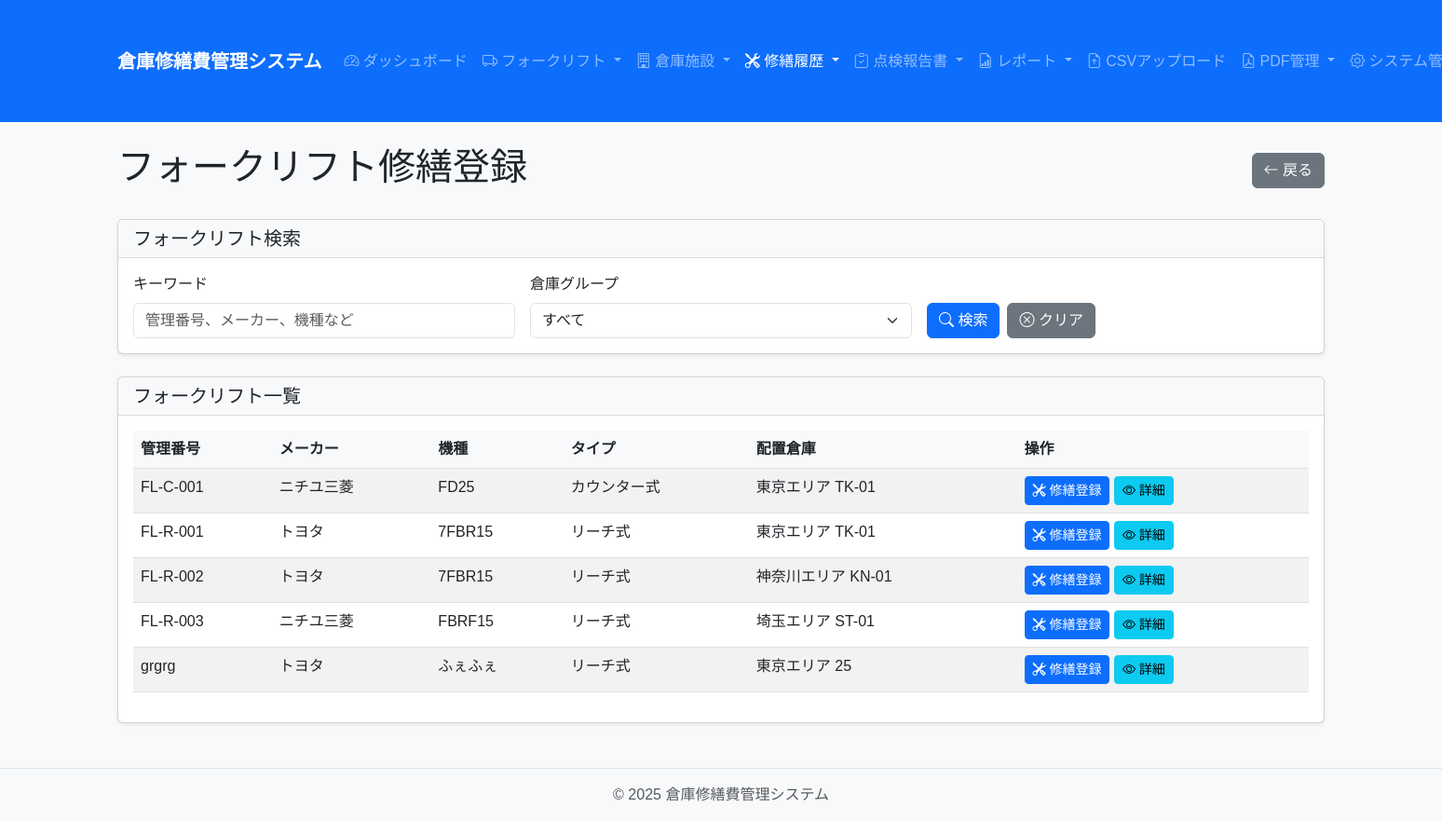
/repair/create/forklift, run on an earlier commit of the app's database.
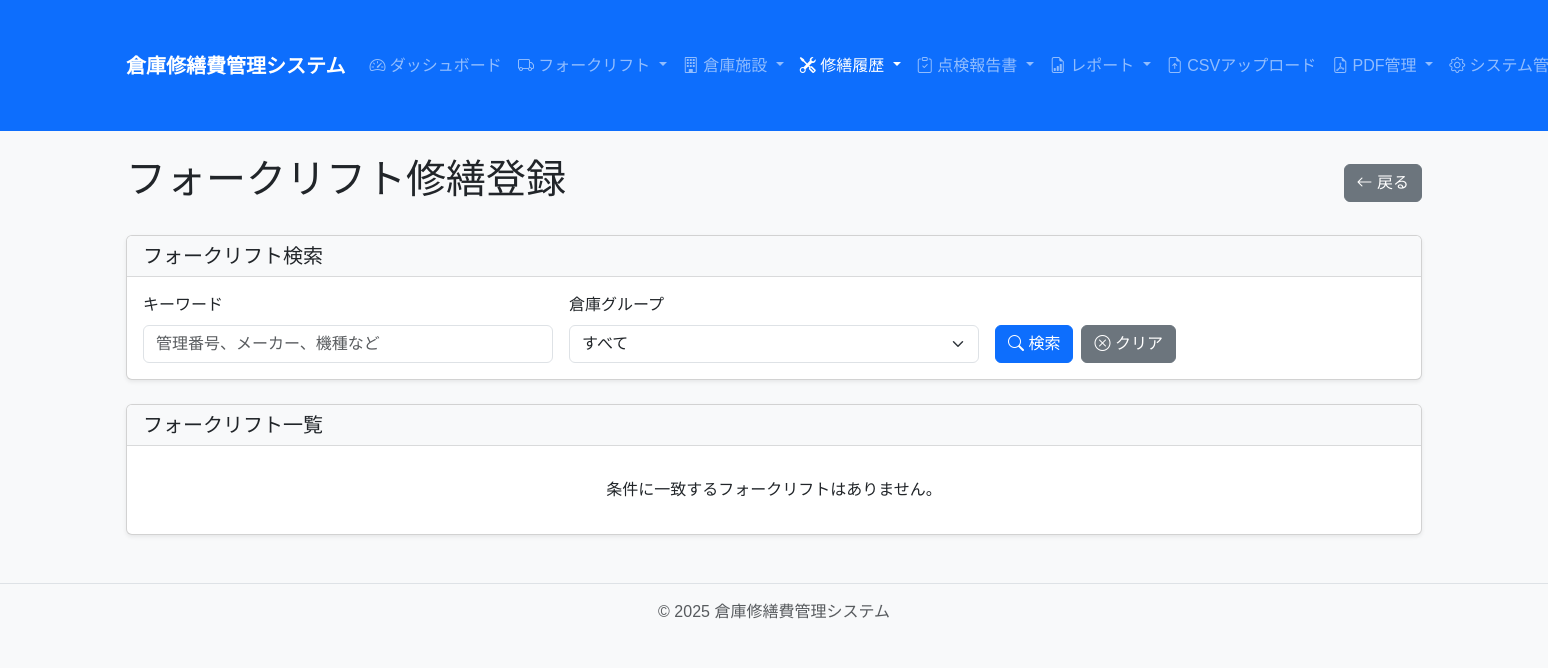
And on a later commit of the database.
### app/models/forklift.py (models this page shows, shortened)
class Forklift(Asset):
    __tablename__ = 'forklifts'
    management_number = db.Column(db.String(50), unique=True, nullable=False, index=True)
    manufacturer = db.Column(db.String(50), nullable=False)
    forklift_type = db.Column(db.String(20), nullable=False)  # reach, counter
    power_source = db.Column(db.String(20), nullable=False)  # battery, diesel, gasoline, lpg
    model = db.Column(db.String(50), nullable=False)
    serial_number = db.Column(db.String(50), nullable=False)
    load_capacity = db.Column(db.Integer, nullable=False)  # kg
    manufacture_date = db.Column(db.Date, nullable=False)
    lift_height = db.Column(db.Integer, nullable=False)  # mm
    warehouse_group = db.Column(db.String(50), nullable=False)
    warehouse_number = db.Column(db.String(50), nullable=False)
    floor = db.Column(db.String(10), nullable=False)
    operator = db.Column(db.String(50))
    updated_by = db.Column(db.String(100))
    repairs = db.relationship('ForkliftRepair', back_populates='forklift', cascade='all, delete-orphan')
    @property
    def type_name(self):
        return Config.FORKLIFT_TYPE_NAMES.get(self.forklift_type, self.forklift_type)

### app/routes/repair.py (the view)
@repair_bp.route('/create/forklift')
def create_forklift_repair_select():
    search_keyword = request.args.get('keyword', '')
    search_warehouse_group = request.args.get('warehouse_group', '')
    query = Forklift.query.filter_by(asset_status='active')
    if search_keyword:
        query = query.filter(
            (Forklift.management_number.ilike(f'%{search_keyword}%')) |
            (Forklift.manufacturer.ilike(f'%{search_keyword}%')) |
            (Forklift.model.ilike(f'%{search_keyword}%'))
        )
    if search_warehouse_group:
        query = query.filter(Forklift.warehouse_group == search_warehouse_group)
    forklifts = query.order_by(Forklift.management_number).all()
    warehouse_groups = WarehouseGroup.query.filter_by(is_active=True).all()
    return render_template('repair/create_forklift_select.html',
                          forklifts=forklifts,
                          warehouse_groups=warehouse_groups,
                          search_keyword=search_keyword,
                          search_warehouse_group=search_warehouse_group)

### app/templates/repair/create_forklift_select.html (shortened to what this page needs)
{% extends "base.html" %}
{% block content %}
<div class="d-flex justify-content-between align-items-center mb-4">
    <h1>フォークリフト修繕登録</h1>
    <a href="{{ url_for('repair.create_select') }}" class="btn btn-secondary">
        <i class="bi bi-arrow-left"></i> 戻る
    </a>
</div>
<div class="card mb-4">
    <div class="card-header">
        <h5 class="card-title mb-0">フォークリフト検索</h5>
    </div>
    <div class="card-body">
        <form method="get" action="{{ url_for('repair.create_forklift_repair_select') }}" class="row g-3">
            <div class="col-md-4">
                <label for="keyword" class="form-label">キーワード</label>
                <input type="text" class="form-control" id="keyword" name="keyword" value="{{ search_keyword }}" placeholder="管理番号、メーカー、機種など">
            </div>
            <div class="col-md-4">
                <label for="warehouse_group" class="form-label">倉庫グループ</label>
                <select class="form-select" id="warehouse_group" name="warehouse_group">
                    <option value="">すべて</option>
                </select>
            </div>
            <div class="col-md-4 d-flex align-items-end">
                <button type="submit" class="btn btn-primary">
                    <i class="bi bi-search"></i> 検索
                </button>
                <a href="{{ url_for('repair.create_forklift_repair_select') }}" class="btn btn-secondary ms-2">
                    <i class="bi bi-x-circle"></i> クリア
                </a>
            </div>
        </form>
    </div>
</div>
<div class="card">
    <div class="card-header">
        <h5 class="card-title mb-0">フォークリフト一覧</h5>
    </div>
    <div class="card-body">
        {% if forklifts %}
        <div class="table-responsive">
            <table class="table table-striped table-hover">
                <thead>
                    <tr>
                        <th>管理番号</th>
                        <th>メーカー</th>
                        <th>機種</th>
                        <th>タイプ</th>
                        <th>配置倉庫</th>
                        <th>操作</th>
                    </tr>
                </thead>
                <tbody>
                    {% for forklift in forklifts %}
                    <tr>
                        <td>{{ forklift.management_number }}</td>
                        <td>{{ forklift.manufacturer }}</td>
                        <td>{{ forklift.model }}</td>
                        <td>{{ forklift.type_name }}</td>
                        <td>{{ forklift.warehouse_group }} {{ forklift.warehouse_number }}</td>
                        <td>
                            <a href="{{ url_for('repair.create_forklift_repair', forklift_id=forklift.id) }}" class="btn btn-sm btn-primary">
                                <i class="bi bi-tools"></i> 修繕登録
                            </a>
                            <a href="{{ url_for('forklift.view', id=forklift.id) }}" class="btn btn-sm btn-info">
                                <i class="bi bi-eye"></i> 詳細
                            </a>
                        </td>
                    </tr>
                    {% endfor %}
                </tbody>
            </table>
        </div>
        {% else %}
        <p class="text-center my-3">条件に一致するフォークリフトはありません。</p>
        {% endif %}
    </div>
</div>
{% endblock %}

What changed in the data, as far as the page shows it:
removed Forklift: management_number "FL-C-001", manufacturer "ニチユ三菱", model "FD25", type_name "カウンター式", warehouse_group "東京エリア", warehouse_number "TK-01"
removed Forklift: management_number "FL-R-001", manufacturer "トヨタ", model "7FBR15", type_name "リーチ式", warehouse_group "東京エリア", warehouse_number "TK-01"
removed Forklift: management_number "FL-R-002", manufacturer "トヨタ", model "7FBR15", type_name "リーチ式", warehouse_group "神奈川エリア", warehouse_number "KN-01"
removed Forklift: management_number "FL-R-003", manufacturer "ニチユ三菱", model "FBRF15", type_name "リーチ式", warehouse_group "埼玉エリア", warehouse_number "ST-01"
removed Forklift: management_number "grgrg", manufacturer "トヨタ", model "ふぇふぇ", type_name "リーチ式", warehouse_group "東京エリア", warehouse_number "25"
Also different on the page:
text no longer shown: "管理番号 メーカー 機種 タイプ 配置倉庫 操作"
text now shown: "条件に一致するフォークリフトはありません。"
